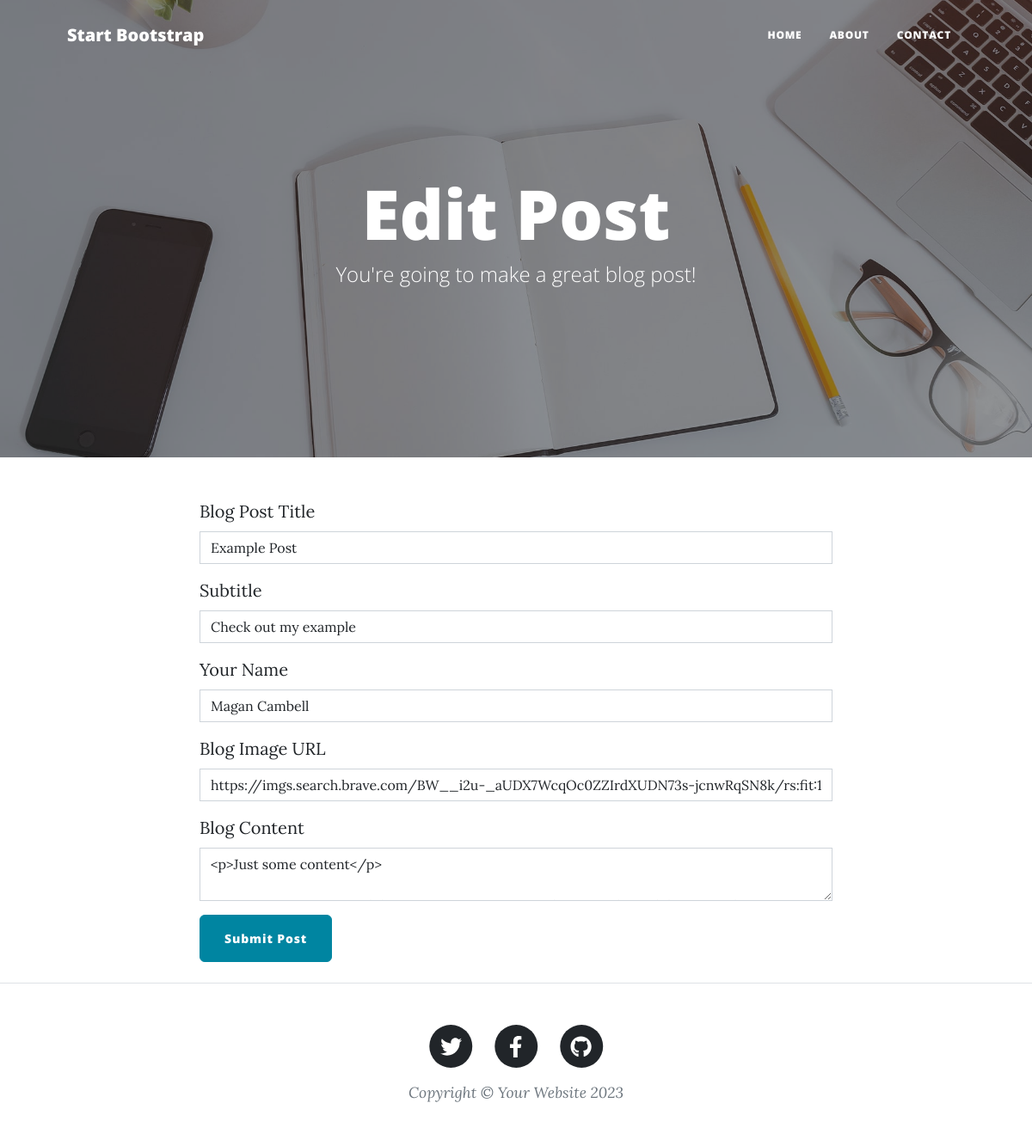
The page /edit_post/1 on the database as committed earlier.
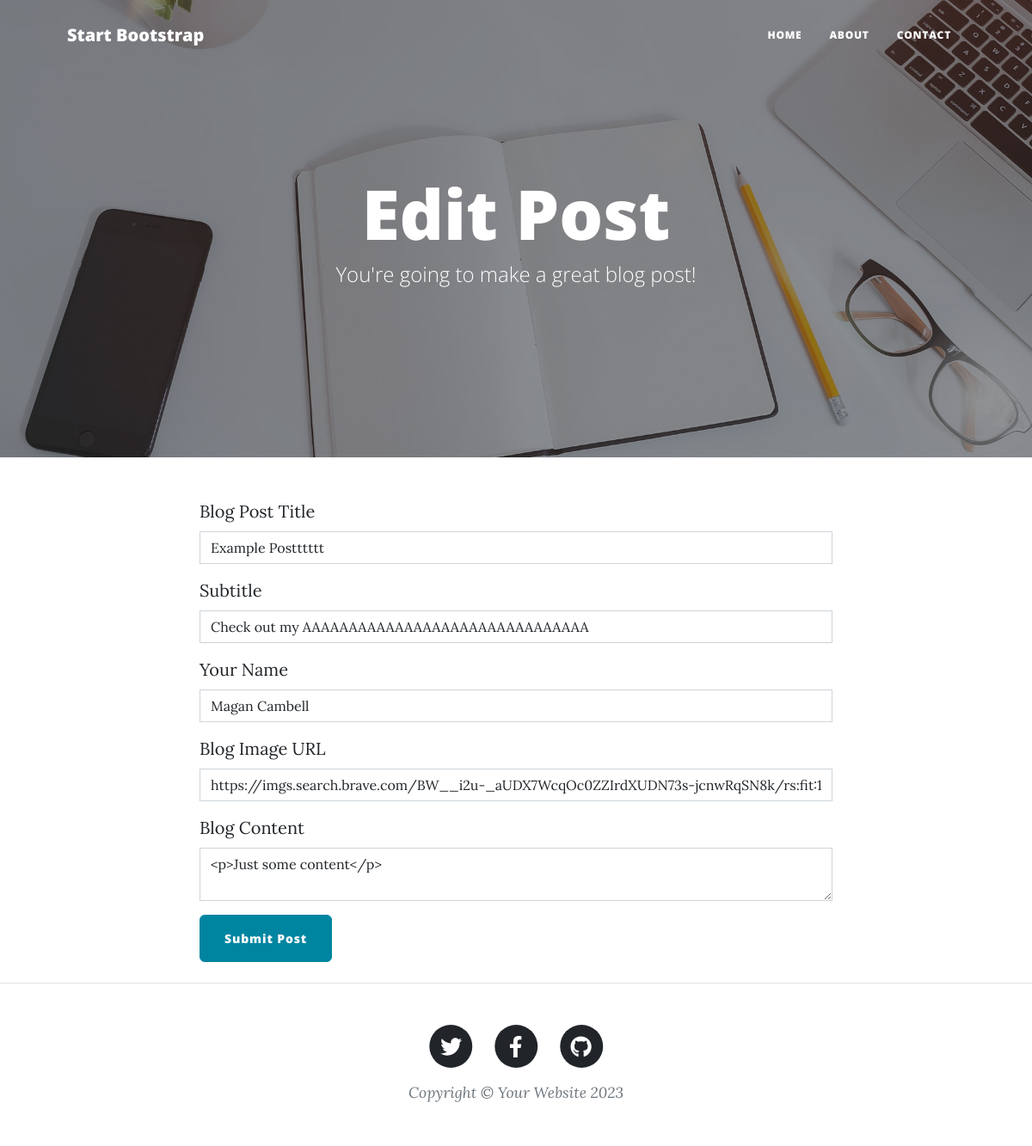
The same page on the database as committed later.
### main.py (models this page shows)
class BlogPost(db.Model):
    id = db.Column(db.Integer, primary_key=True)
    title = db.Column(db.String(250), unique=True, nullable=False)
    subtitle = db.Column(db.String(250), nullable=False)
    date = db.Column(db.String(250), nullable=False)
    body = db.Column(db.Text, nullable=False)
    author = db.Column(db.String(250), nullable=False)
    img_url = db.Column(db.String(250), nullable=False)

### main.py (the view, shortened to what this page needs)
@app.route("/edit_post/<int:post_id>", methods=["GET", "POST"])
def edit_post(post_id):
    post = db.get_or_404(BlogPost, post_id)
    edit_form = CreatePostForm(
        title=post.title,
        subtitle=post.subtitle,
        img_url=post.img_url,
        author=post.author,
        body=post.body
    )
    return render_template("make-post.html", form=edit_form, is_edit=True)

### main.py
class CreatePostForm(FlaskForm):
    title = StringField("Blog Post Title", validators=[DataRequired()])
    subtitle = StringField("Subtitle", validators=[DataRequired()])
    author = StringField("Your Name", validators=[DataRequired()])
    img_url = StringField("Blog Image URL", validators=[DataRequired(), URL()])
    body = CKEditorField("Blog Content", validators=[DataRequired()])
    submit = SubmitField("Submit Post")

### templates/make-post.html
{% from "bootstrap5/form.html" import render_form %} {% block content %} {%
include "header.html" %}
<header
  class="masthead"
  style="background-image: url('../static/assets/img/edit-bg.jpg')"
>
  <div class="container position-relative px-4 px-lg-5">
    <div class="row gx-4 gx-lg-5 justify-content-center">
      <div class="col-md-10 col-lg-8 col-xl-7">
        <div class="page-heading">
          {% if is_edit: %}
          <h1>Edit Post</h1>
          {% else: %}
          <h1>New Post</h1>
          {% endif %}
          <span class="subheading">You're going to make a great blog post!</span>
        </div>
      </div>
    </div>
  </div>
</header>
<main class="mb-4">
  <div class="container">
    <div class="row">
      <div class="col-lg-8 col-md-10 mx-auto">
        {{ ckeditor.load() }} {{ ckeditor.config(name='body') }} {{
        render_form(form, novalidate=True, button_map={"submit": "primary"}) }}
      </div>
    </div>
  </div>
</main>
{% include "footer.html" %} {% endblock %}

Rows that differ between the two databases and show on the page:
changed BlogPost "Magan Cambell": title "Example Post" → "Example Postttttt"; subtitle "Check out my example" → "Check out my AAAAAAAAAAAAAAAAAAAAAAAAAAAAAAA"
